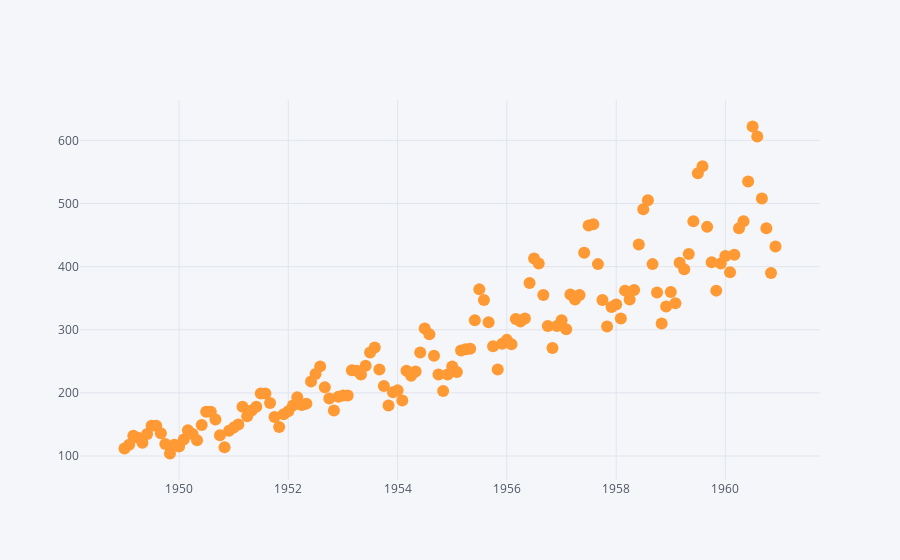
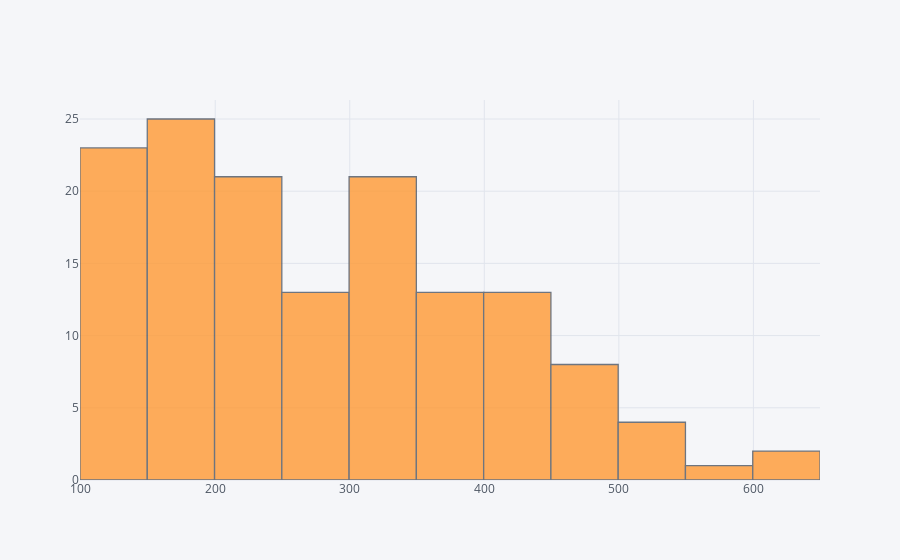

Notebook cell for these charts, in order:
### Markdown cell above
En el plot vemos que, generalmente, hay un pico entre julio y septiembre que comienza a caer en octubre, lo que implica que más personas viajan entre julio y septiembre y probablemente viajan menos a partir de octubre.

### Code cell
airpassengers.iplot(kind = 'scatter', mode = 'markers')
airpassengers.iplot(kind = 'histogram')

### Figure 1 — Plotly figure (JSON) as saved in the notebook; plotly's stock layout.template omitted (floating-point values rounded to 4 significant figures; data arrays with more than 128 entries replaced by an {"elided": "..."} marker saying what was removed)
{"data": [{"line": {"color": "rgba(255, 153, 51, 1.0)", "dash": "solid", "shape": "linear", "width": 1.3}, "marker": {"size": 12, "symbol": "circle"}, "mode": "markers", "name": "Passengers", "text": "", "type": "scatter", "uid": "bb6a44f9-62ad-446f-b79c-abb17a5b6adf", "x": {"elided": "144 str values"}, "y": {"elided": "144 int values"}}], "layout": {"legend": {"bgcolor": "#F5F6F9", "font": {"color": "#4D5663"}}, "paper_bgcolor": "#F5F6F9", "plot_bgcolor": "#F5F6F9", "title": {"font": {"color": "#4D5663"}}, "xaxis": {"gridcolor": "#E1E5ED", "showgrid": true, "tickfont": {"color": "#4D5663"}, "title": {"font": {"color": "#4D5663"}, "text": ""}, "zerolinecolor": "#E1E5ED"}, "yaxis": {"gridcolor": "#E1E5ED", "showgrid": true, "tickfont": {"color": "#4D5663"}, "title": {"font": {"color": "#4D5663"}, "text": ""}, "zerolinecolor": "#E1E5ED"}}}

### Figure 2 — Plotly figure (JSON) as saved in the notebook; plotly's stock layout.template omitted (floating-point values rounded to 4 significant figures; data arrays with more than 128 entries replaced by an {"elided": "..."} marker saying what was removed)
{"data": [{"histfunc": "count", "histnorm": "", "marker": {"color": "rgba(255, 153, 51, 1.0)", "line": {"color": "#4D5663", "width": 1.3}}, "name": "Passengers", "opacity": 0.8, "orientation": "v", "type": "histogram", "uid": "294e7914-61f9-41d2-912e-f01acb3f91f9", "x": {"elided": "144 int values"}}], "layout": {"barmode": "overlay", "legend": {"bgcolor": "#F5F6F9", "font": {"color": "#4D5663"}}, "paper_bgcolor": "#F5F6F9", "plot_bgcolor": "#F5F6F9", "title": {"font": {"color": "#4D5663"}}, "xaxis": {"gridcolor": "#E1E5ED", "showgrid": true, "tickfont": {"color": "#4D5663"}, "title": {"font": {"color": "#4D5663"}, "text": ""}, "zerolinecolor": "#E1E5ED"}, "yaxis": {"gridcolor": "#E1E5ED", "showgrid": true, "tickfont": {"color": "#4D5663"}, "title": {"font": {"color": "#4D5663"}, "text": ""}, "zerolinecolor": "#E1E5ED"}}}
